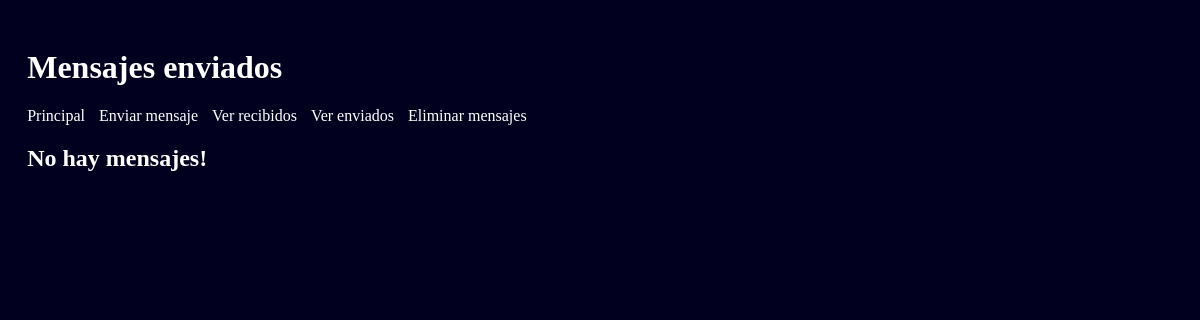
Page /enviados on the earlier database version.
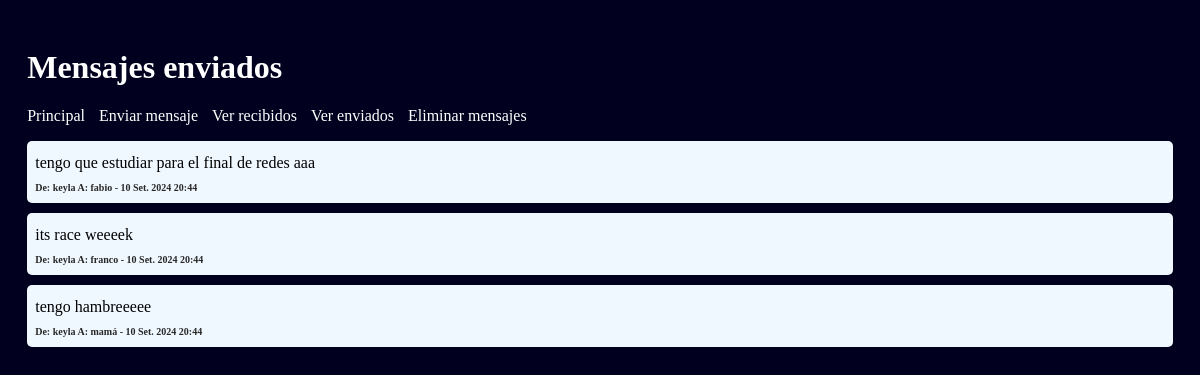
Same page on the later database version.
### mensajes/models.py (models this page shows, shortened)
class Mensaje(models.Model):
    texto = models.TextField(default='hola')
    remitente = models.CharField(max_length=25, default='keyla')
    destinatario = models.CharField(max_length=25, default='keyla')
    fecha_y_hora = models.DateTimeField(auto_now_add=True)

### mensajes/views.py (the view)
# urls.py: path('enviados', views.ver_enviados, name='verMsjsEnviados'),
def ver_enviados(request):
    mensajes = Mensaje.objects.filter(remitente='keyla')
    return render(request, 'verMsjsEnviados.html', {'mensajes': mensajes})

### mensajes/templates/verMsjsEnviados.html (shortened to what this page needs)
{%extends "base.html"%}
{%block header%}Mensajes enviados{%endblock%}
{%block content%} {%include "listaMensajes.html"%} {%endblock%}

### mensajes/templates/listaMensajes.html (shortened to what this page needs)
<!DOCTYPE html>
<html lang="es">
    <head>
    </head>
    <body>
        {%if mensajes%}
            {%for mensaje in mensajes%}
                <div class="selectable" data-id="{{mensaje.id}}">
                    <p>{{mensaje.texto}}</p>
                    <span>De: {{mensaje.remitente}} A: {{mensaje.destinatario}} - {{mensaje.fecha_y_hora}}</span>
                </div>
            {%endfor%}
        {%else%}
            <h2>No hay mensajes&excl;</h2>
        {%endif%}
    </body>
</html>

Differences in the rows shown:
added Mensaje: texto "tengo que estudiar para el final de redes aaa", remitente "keyla", destinatario "fabio", fecha_y_hora "10 Set. 2024 20:44"
added Mensaje: texto "its race weeeek", remitente "keyla", destinatario "franco", fecha_y_hora "10 Set. 2024 20:44"
added Mensaje: texto "tengo hambreeeee", remitente "keyla", destinatario "mamá", fecha_y_hora "10 Set. 2024 20:44"
Other differences:
text no longer shown: "No hay mensajes!"
